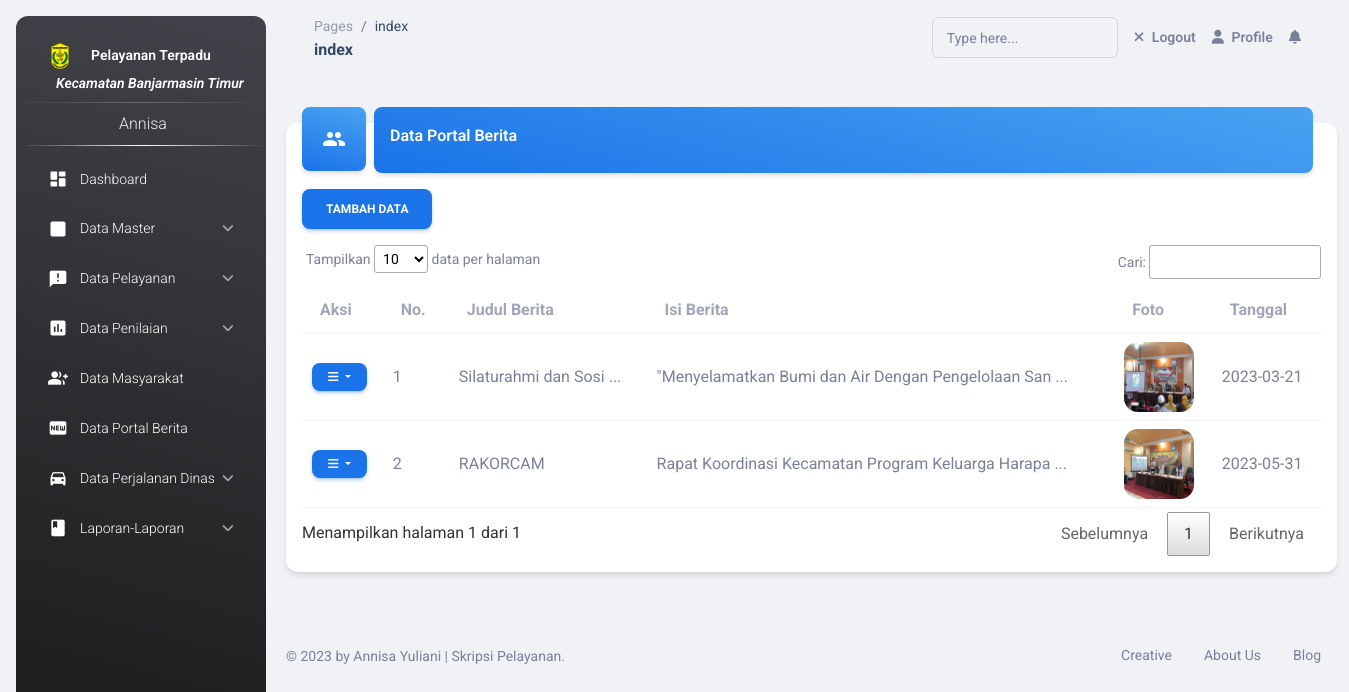
The page /public/home.php?page=data_berita (signed in) on the database as committed earlier.
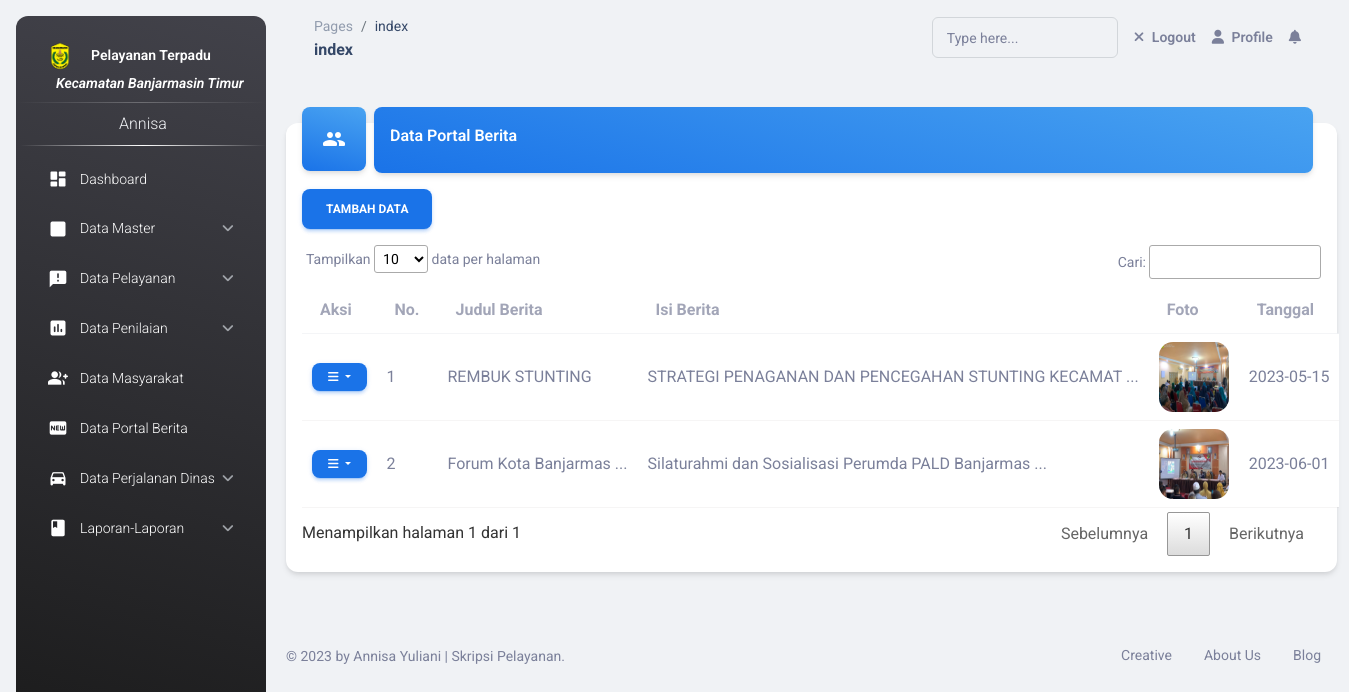
The same page on the database as committed later.
### tables this page shows
CREATE TABLE `news` (
  `idNews` int(11) NOT NULL,
  `title` varchar(150) NOT NULL,
  `newsText` varchar(550) NOT NULL,
  `foto` varchar(225) NOT NULL,
  `tanggal` date NOT NULL
);

### pages/admin/news/data.php (the view, shortened to what the changed rows need)
<?php
include "../db/koneksi.php";
if (!isset($_SESSION['nama'])) {
    echo "<script> alert('Silahkan login terlebih dahulu'); </script>";
    echo "<meta http-equiv='refresh' content='0; url=../aev/index.php'>";
} else {
?>
<div class="container-fluid py-4">
    <div class="row mt-4">
        <div class="col-12">
            <div class="card mb-4">
                <div class="card-body p-3">
                    <div class="row">
                        <div class="col-lg-12 col-md-12">
                            <table id="example" class="table align-items-center">
                                <div class="table-responsive">
                                    <thead>
                                        <tr>
                                            <th class=" text-secondary text-s font-weight-bolder opacity-7">
                                                Aksi</th>
                                            <th class=" text-secondary text-s font-weight-bolder opacity-7">
                                                No.
                                            </th>
                                            <th class=" text-secondary text-s font-weight-bolder opacity-7">
                                                Judul Berita</th>
                                            <th class=" text-secondary text-s font-weight-bolder opacity-7">
                                                Isi Berita</th>
                                            <th class=" text-secondary text-s font-weight-bolder opacity-7">
                                                foto</th>
                                            <th class=" text-secondary text-s font-weight-bolder opacity-7">
                                                Tanggal </th>
                                        </tr>
                                    </thead>
                                    <tbody>
                                        <?php
                                            $query = mysqli_query($link, "SELECT * FROM news");
                                            $i = 1;
                                            while ($row = $query->fetch_array()) {
                                            ?>
                                        <tr>
                                            <td>
                                                <div class=" mt-3">
                                                    <button type="button"
                                                        class="btn btn-info dropdown-toggle border-radius-lg px-3 py-1 "
                                                        id="dropdownMenuButton" data-bs-toggle="dropdown">
                                                        <i class="fa fa-bars"></i>
                                                    </button>
                                                </div>
                                            </td>
                                            <td align="left"><?= $i++ ?></td>
                                            <td>
                                                <?php
                                                        $newsText = $row['title'];
                                                        $maxtitle = 20;
                                                        if (strlen($newsText) > $maxtitle) {
                                                            $trimmedText = substr($newsText, 0, $maxtitle) . ' ...';
                                                            echo $trimmedText;
                                                        } else {
                                                            echo $newsText;
                                                        }
                                                        ?>
                                            </td>
                                            <td>
                                                <?php
                                                        $newsText = $row['newsText'];
                                                        $maxLength = 50;
                                                        if (strlen($newsText) > $maxLength) {
                                                            $trimmedText = substr($newsText, 0, $maxLength) . ' ...';
                                                            echo $trimmedText;
                                                        } else {
                                                            echo $newsText;
                                                        }
                                                        ?>
                                            </td>
                                            <td align="left">
                                                <?php echo "<img src='$row[foto]' width='70' height='70' style='border-radius: 20%;' />"; ?>
                                            </td>
                                            <td><?= $row['tanggal']; ?></td>
                                        </tr>
                                        <?php
                                            }
                                            ?>
                                    </tbody>
                            </table>
                        </div>
                    </div>
                </div>
            </div>
        </div>
    </div>
</div>
<?php
}
?>

Rows that differ between the two databases and show on the page:
removed news: title "Silaturahmi dan Sosi ...", newsText "\"Menyelamatkan Bumi dan Air Dengan Pengelolaan San ...", foto (picture), tanggal "2023-03-21"
removed news: title "RAKORCAM", newsText "Rapat Koordinasi Kecamatan Program Keluarga Harapa ...", foto (picture), tanggal "2023-05-31"
added news: title "REMBUK STUNTING", newsText "STRATEGI PENAGANAN DAN PENCEGAHAN STUNTING KECAMAT ...", foto (picture), tanggal "2023-05-15"
added news: title "Forum Kota Banjarmas ...", newsText "Silaturahmi dan Sosialisasi Perumda PALD Banjarmas ...", foto (picture), tanggal "2023-06-01"
